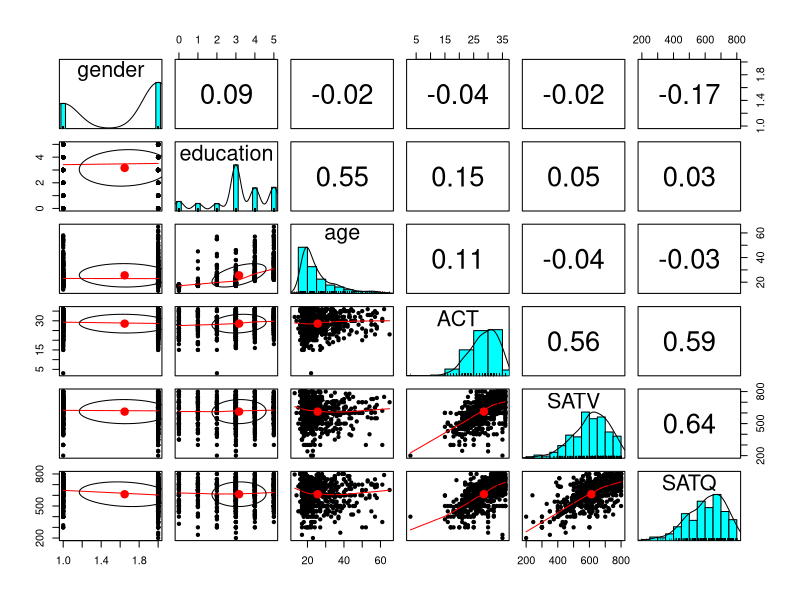

This chart was generated by the following R code: (Note: this script raises an error after producing the figure.)
library(psych)

data(sat.act)
head(sat.act, 100)
describe(sat.act)
describeBy(sat.act, group=sat.act$gender)
describeBy(sat.act, group=list(sat.act$gender, sat.act$education))
head(describeBy(sat.act, group=list(sat.act$gender, sat.act$education), mat=TRUE), 20)


pairs.panels(sat.act)

data(affect)
head(affect)
pairs.panels(affect[14:17], bg=c("red","black","white","blue")[affect$Film], pch=21, main="Affect varies by movies ") 


data(epi.bfi)
head(epi.bfi)
error.bars.by(x = epi.bfi, group = epi.bfi$epilie==5, )


data(bfi)
with(bfi, {bi.bars(age, gender, ylab="Age", main="Age by males and females",)})
# bi.bars(bfi$age, bfi$gender, ylab="Age", main="Age by males and females")


lowerCor(sat.act)


female <- subset(sat.act, sat.act$gender==2)
male <- subset(sat.act, sat.act$gender==1)
lower <- lowerCor(male[-1])
upper <- lowerCor(female[-1])
both <- lowerUpper(lower, upper) 
round(both, 2)


head(Thurstone)
cor.plot(Thurstone, numbers=TRUE, main="9 cognitive variables from Thurstone")


circ <- sim.circ(24)
r.circ <- cor(circ)
cor.plot(r.circ, main='24 variables in a circumplex') 


op <- par(mfrow=c(2, 2)) 
spider(y=c(1, 6, 12, 18), x=1:24, data=r.circ, fill=TRUE, main="Spider plot of 24 circumplex variables")
op <- par(mfrow=c(1, 1)) 



(cor_ex <- as.data.frame(round(r.circ[c(1,13), ],2), row.names=c("V1", "V2")))
rownames(cor_ex) <- c("V1", "V2")
cor_ex